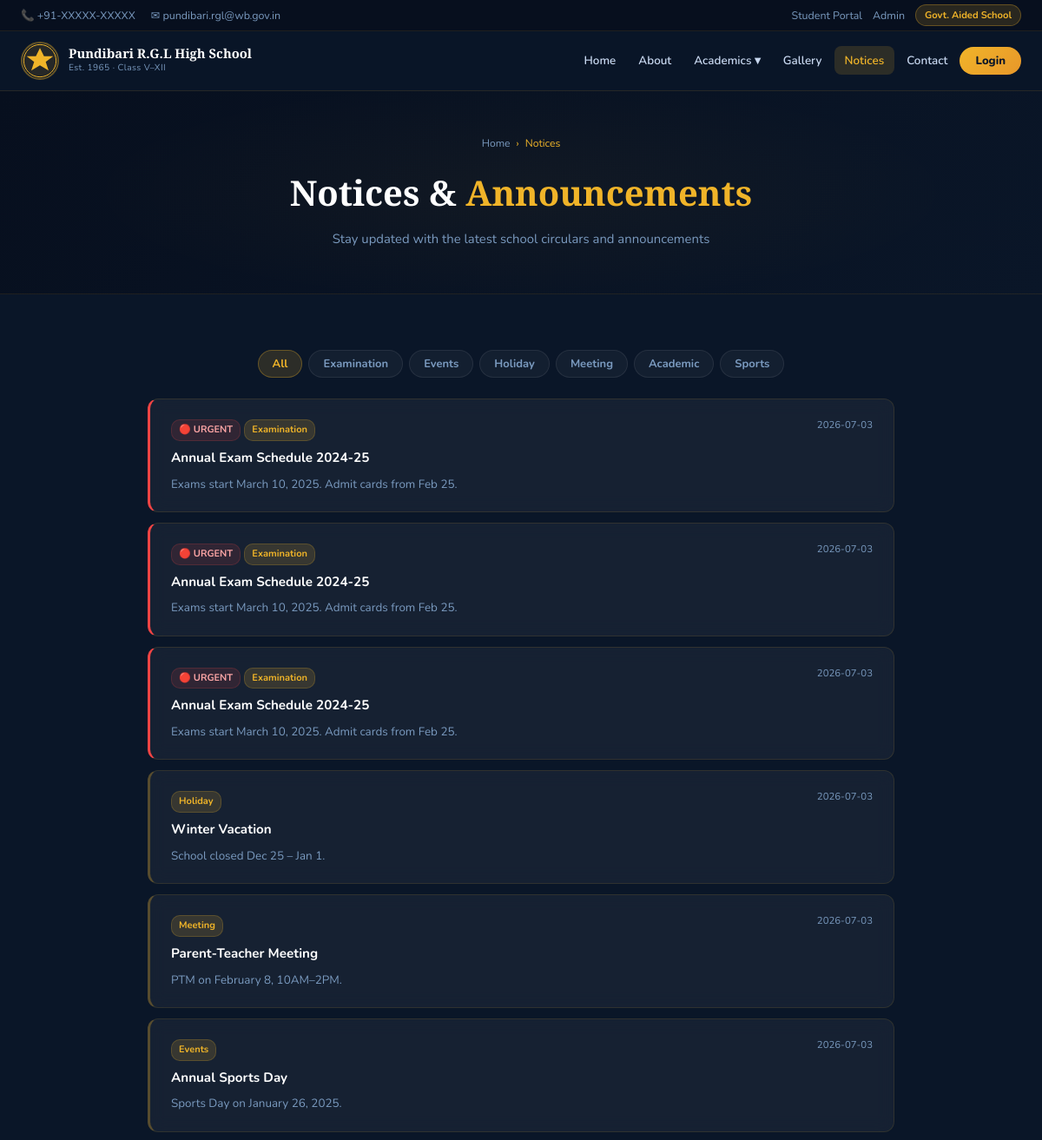
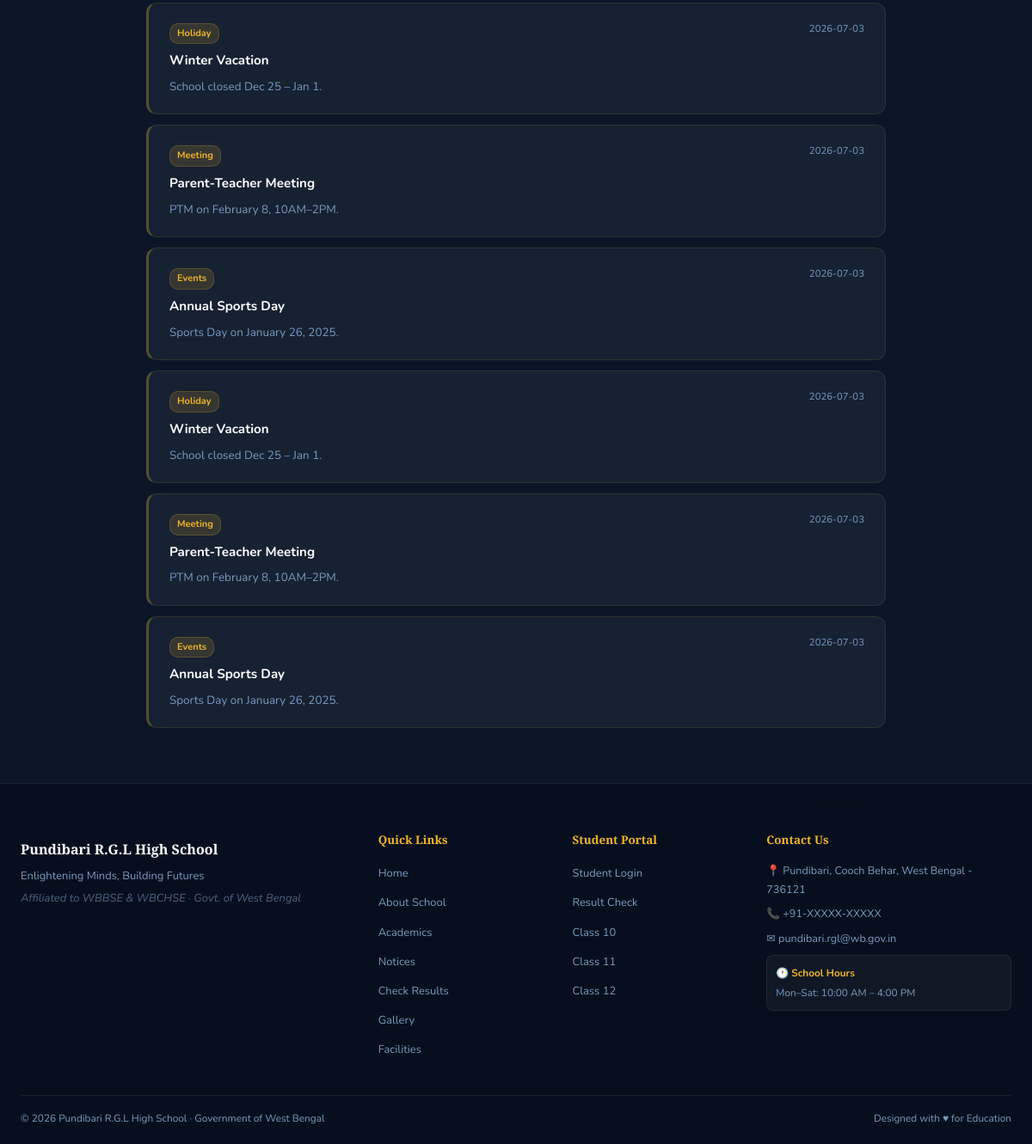
Screenshot of /notices with the database file from the repository (2 pictures, top to bottom).
### tables this page shows
CREATE TABLE notices(id INTEGER PRIMARY KEY AUTOINCREMENT,
      title TEXT NOT NULL,content TEXT NOT NULL,category TEXT DEFAULT 'General',
      is_urgent INTEGER DEFAULT 0,created_at TIMESTAMP DEFAULT CURRENT_TIMESTAMP);

### app.py (the view)
@app.route('/notices')
def notices():
    db=get_db(); n=db.execute("SELECT * FROM notices ORDER BY is_urgent DESC,created_at DESC").fetchall(); db.close()
    return render_template('notices.html',notices=n)

### app.py (called while the page is built)
def cache_get(k):
    if k in _cache and _cache_ts.get(k,0)>datetime.now().timestamp():
        return _cache[k]
    return None

def get_db():
    if USE_PG:
        conn=psycopg2.connect(DATABASE_URL,cursor_factory=psycopg2.extras.RealDictCursor)
        return conn
    conn=sqlite3.connect(DB_PATH,timeout=30,check_same_thread=False)
    conn.row_factory=sqlite3.Row
    conn.execute("PRAGMA journal_mode=WAL")
    conn.execute("PRAGMA synchronous=NORMAL")
    conn.execute("PRAGMA cache_size=-32000")
    conn.execute("PRAGMA temp_store=MEMORY")
    conn.execute("PRAGMA mmap_size=268435456")
    conn.execute("PRAGMA optimize")
    return conn

def get_settings():
    cached=cache_get('settings')
    if cached: return cached
    db=get_db()
    rows=db.execute("SELECT key,value FROM settings").fetchall()
    db.close()
    r={row['key']:row['value'] for row in rows}
    cache_set('settings',r); return r

@app.context_processor
def inject_globals():
    ctx = dict(settings=get_settings(), now=datetime.now())
    if 'admin_id' in session:
        ctx['current_admin_perms'] = get_admin_perms(session['admin_id'])
        ctx['is_impersonating'] = session.get('impersonating', False)
    return ctx

@app.after_request
def _auto_log_admin_activity(response):
    try:
        ep = request.endpoint
        if ep in ADMIN_LOG_ENDPOINTS and 'admin_id' in session:
            action, detail_fn = ADMIN_LOG_ENDPOINTS[ep]
            try: detail = detail_fn()
            except Exception: detail = ''
            log_activity('admin', session['admin_id'], session.get('admin_name',''), action, detail)
    except Exception:
        pass
    return response

### templates/notices.html
{% extends "base.html" %}{% block title %}Notices – {{ settings.school_name }}{% endblock %}
{% block content %}
<div class="page-hero"><div class="page-hero-content">
  <div class="breadcrumb"><a href="/">Home</a><span>›</span><span>Notices</span></div>
  <h1>Notices & <span style="color:var(--accent)">Announcements</span></h1>
  <p>Stay updated with the latest school circulars and announcements</p>
</div></div>
<section class="section"><div class="container" style="max-width:860px">
  <div class="gallery-filter">
    <button class="filter-btn active" onclick="filterNotices('all',this)">All</button>
    {% for cat in ['Examination','Events','Holiday','Meeting','Academic','Sports'] %}
    <button class="filter-btn" onclick="filterNotices('{{ cat }}',this)">{{ cat }}</button>{% endfor %}
  </div>
  <div style="display:flex;flex-direction:column;gap:12px">
    {% for n in notices %}
    <div class="glass-card notice-filterable" style="padding:20px 24px;border-left:3px solid {% if n.is_urgent %}var(--c-red){% else %}rgba(240,180,41,.3){% endif %}" data-cat="{{ n.category }}">
      <div style="display:flex;justify-content:space-between;align-items:flex-start;flex-wrap:wrap;gap:8px">
        <div>
          {% if n.is_urgent %}<span class="badge badge-red" style="margin-bottom:6px">🔴 URGENT</span> {% endif %}
          <span class="badge badge-gold" style="margin-bottom:7px">{{ n.category }}</span>
          <h3 style="font-size:.95rem;color:var(--white);margin-bottom:6px">{{ n.title }}</h3>
          <p style="font-size:.84rem;color:var(--text-muted);line-height:1.65">{{ n.content }}</p>
        </div>
        <div style="font-size:.71rem;color:var(--text-muted);white-space:nowrap;flex-shrink:0">{{ n.created_at[:10] if n.created_at else '' }}</div>
      </div>
    </div>
    {% else %}<div class="glass-card" style="padding:50px;text-align:center"><div style="font-size:2.8rem;margin-bottom:12px">📢</div><p style="color:var(--text-muted)">No notices at this time.</p></div>{% endfor %}
  </div>
</div></section>{% endblock %}

### templates/base.html (shortened to what this page needs)
<!DOCTYPE html>
<html lang="en">
<head>
<link rel="stylesheet" href="{{ url_for('static',filename='css/style.css') }}">
</head>
<body>
<div class="topbar"><div class="topbar-inner">
  <div class="topbar-left"><span>📞 {{ settings.phone }}</span><span>✉ {{ settings.email }}</span></div>
  <div class="topbar-right">
    <a href="{{ url_for('student_login') }}" class="topbar-link">Student Portal</a>
    <a href="{{ url_for('admin_login') }}" class="topbar-link">Admin</a>
    <span class="topbar-tag">Govt. Aided School</span>
  </div>
</div></div>
<nav class="navbar" id="navbar"><div class="nav-container">
  <a href="{{ url_for('index') }}" class="nav-brand">
    <div class="nav-logo">{% if settings.school_logo %}<img src="{{ url_for('static',filename='images/'+settings.school_logo) }}" alt="logo">{% else %}<svg viewBox="0 0 60 60" fill="none" width="44" height="44"><circle cx="30" cy="30" r="28" fill="rgba(240,180,41,.12)" stroke="#f0b429" stroke-width="1.5"/><path d="M30 8 L37 22 L53 22 L40 32 L45 47 L30 38 L15 47 L20 32 L7 22 L23 22 Z" fill="#f0b429"/></svg>{% endif %}</div>
    <div class="nav-name"><span class="nav-school-name">{{ settings.school_name }}</span><span class="nav-school-sub">Est. {{ settings.established }} · Class V–XII</span></div>
  </a>
  <ul class="nav-links" id="navLinks">
    <li><a href="{{ url_for('index') }}" class="nav-link {% if request.endpoint=='index' %}active{% endif %}">Home</a></li>
    <li><a href="{{ url_for('about') }}" class="nav-link {% if request.endpoint=='about' %}active{% endif %}">About</a></li>
    <li class="nav-dropdown">
      <a href="{{ url_for('academics') }}" class="nav-link {% if request.endpoint in ['academics','class_page'] %}active{% endif %}">Academics ▾</a>
    </li>
    <li><a href="{{ url_for('gallery') }}" class="nav-link {% if request.endpoint=='gallery' %}active{% endif %}">Gallery</a></li>
    <li><a href="{{ url_for('notices') }}" class="nav-link {% if request.endpoint=='notices' %}active{% endif %}">Notices</a></li>
    <li><a href="{{ url_for('contact') }}" class="nav-link {% if request.endpoint=='contact' %}active{% endif %}">Contact</a></li>
    <li><a href="{{ url_for('student_login') }}" class="nav-btn">Login</a></li>
  </ul>
</div></nav>
<main>{% block content %}{% endblock %}</main>
<footer class="footer">
  <div class="footer-wave"><svg viewBox="0 0 1440 50" preserveAspectRatio="none"><path d="M0,35 C360,65 1080,5 1440,35 L1440,50 L0,50 Z" fill="#070f1e"/></svg></div>
  <div class="footer-inner">
    <div class="footer-grid">
      <div class="footer-col footer-brand">
        <h3>{{ settings.school_name }}</h3><p>{{ settings.tagline }}</p>
        <p class="footer-affil">Affiliated to WBBSE &amp; WBCHSE · Govt. of West Bengal</p>
      </div>
      <div class="footer-col"><h4>Quick Links</h4><ul>
        <li><a href="{{ url_for('index') }}">Home</a></li><li><a href="{{ url_for('about') }}">About School</a></li>
        <li><a href="{{ url_for('academics') }}">Academics</a></li><li><a href="{{ url_for('notices') }}">Notices</a></li>
        <li><a href="{{ url_for('results') }}">Check Results</a></li><li><a href="{{ url_for('gallery') }}">Gallery</a></li>
        <li><a href="{{ url_for('facilities') }}">Facilities</a></li>
      </ul></div>
      <div class="footer-col"><h4>Student Portal</h4><ul>
        <li><a href="{{ url_for('student_login') }}">Student Login</a></li><li><a href="{{ url_for('results') }}">Result Check</a></li>
        {% for c,s in [('10','A'),('11','Science'),('12','Science')] %}<li><a href="{{ url_for('class_page',cn=c,sec=s) }}">Class {{ c }}</a></li>{% endfor %}
      </ul></div>
      <div class="footer-col"><h4>Contact Us</h4><address>
        <p>📍 {{ settings.address }}</p><p>📞 {{ settings.phone }}</p><p>✉ {{ settings.email }}</p>
      </address>
      <div class="footer-timings"><span>🕐 School Hours</span><span>Mon–Sat: 10:00 AM – 4:00 PM</span></div></div>
    </div>
    <div class="footer-bottom"><p>© {{ now.year }} {{ settings.school_name }} · Government of West Bengal</p><p>Designed with ♥ for Education</p></div>
  </div>
</footer>
</body></html>

### rows the page displays
notices: is_urgent "🔴 URGENT", category "Examination", title "Annual Exam Schedule 2024-25", content "Exams start March 10, 2025. Admit cards from Feb 25.", created_at "2026-07-03"
notices: is_urgent "🔴 URGENT", category "Examination", title "Annual Exam Schedule 2024-25", content "Exams start March 10, 2025. Admit cards from Feb 25.", created_at "2026-07-03"
notices: is_urgent "🔴 URGENT", category "Examination", title "Annual Exam Schedule 2024-25", content "Exams start March 10, 2025. Admit cards from Feb 25.", created_at "2026-07-03"
notices: category "Holiday", title "Winter Vacation", content "School closed Dec 25 – Jan 1.", created_at "2026-07-03"
notices: category "Meeting", title "Parent-Teacher Meeting", content "PTM on February 8, 10AM–2PM.", created_at "2026-07-03"
notices: category "Events", title "Annual Sports Day", content "Sports Day on January 26, 2025.", created_at "2026-07-03"
notices: category "Holiday", title "Winter Vacation", content "School closed Dec 25 – Jan 1.", created_at "2026-07-03"
notices: category "Meeting", title "Parent-Teacher Meeting", content "PTM on February 8, 10AM–2PM.", created_at "2026-07-03"
notices: category "Events", title "Annual Sports Day", content "Sports Day on January 26, 2025.", created_at "2026-07-03"
notices: category "Holiday", title "Winter Vacation", content "School closed Dec 25 – Jan 1.", created_at "2026-07-03"
notices: category "Meeting", title "Parent-Teacher Meeting", content "PTM on February 8, 10AM–2PM.", created_at "2026-07-03"
notices: category "Events", title "Annual Sports Day", content "Sports Day on January 26, 2025.", created_at "2026-07-03"

### other values shown
{{ settings.phone }} "+91-XXXXX-XXXXX"
{{ settings.email }} "pundibari.rgl@wb.gov.in"
{{ settings.school_name }} "Pundibari R.G.L High School"
{{ settings.established }} "1965"
{{ cat }} "Examination" "Events" "Holiday" "Meeting" "Academic" "Sports"
{{ settings.tagline }} "Enlightening Minds, Building Futures"
{{ c }} "10" "11" "12"
{{ settings.address }} "Pundibari, Cooch Behar, West Bengal - 736121"
